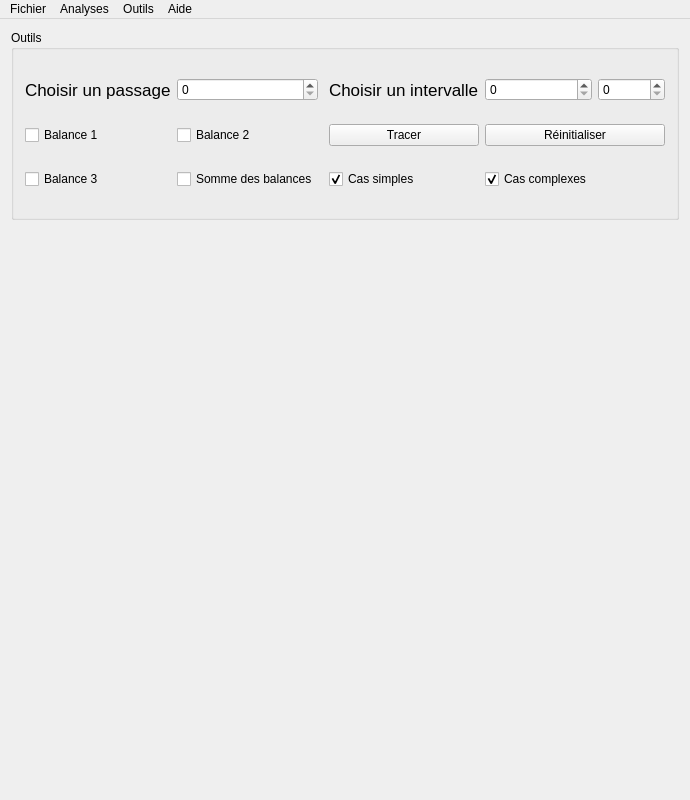
<?xml version="1.0" encoding="UTF-8"?>
<ui version="4.0">
 <class>MainWindow</class>
 <widget class="QMainWindow" name="MainWindow">
  <property name="geometry">
   <rect>
    <x>0</x>
    <y>0</y>
    <width>690</width>
    <height>800</height>
   </rect>
  </property>
  <property name="windowTitle">
   <string>Interface Homme Manchots</string>
  </property>
  <widget class="QWidget" name="centralWidget">
   <layout class="QGridLayout" name="gridLayout">
    <item row="1" column="0" rowspan="3" colspan="2">
     <layout class="QVBoxLayout" name="plotLayout"/>
    </item>
    <item row="0" column="0" colspan="2">
     <widget class="QGroupBox" name="groupBox">
      <property name="title">
       <string>Outils</string>
      </property>
      <layout class="QGridLayout" name="gridLayout_2">
       <item row="5" column="3">
        <widget class="QCheckBox" name="simpleCase">
         <property name="text">
          <string>Cas simples</string>
         </property>
         <property name="checked">
          <bool>true</bool>
         </property>
        </widget>
       </item>
       <item row="5" column="5">
        <widget class="QCheckBox" name="complexCase">
         <property name="text">
          <string>Cas complexes</string>
         </property>
         <property name="checked">
          <bool>true</bool>
         </property>
        </widget>
       </item>
       <item row="1" column="2">
        <spacer name="horizontalSpacer">
         <property name="orientation">
          <enum>Qt::Horizontal</enum>
         </property>
         <property name="sizeHint" stdset="0">
          <size>
           <width>40</width>
           <height>20</height>
          </size>
         </property>
        </spacer>
       </item>
       <item row="1" column="0">
        <widget class="QLabel" name="choosePassageLabel">
         <property name="font">
          <font>
           <pointsize>13</pointsize>
          </font>
         </property>
         <property name="text">
          <string>Choisir un passage</string>
         </property>
        </widget>
       </item>
       <item row="1" column="1">
        <widget class="QSpinBox" name="passageSpinBox"/>
       </item>
       <item row="3" column="5" colspan="2">
        <widget class="QPushButton" name="resetButton">
         <property name="text">
          <string>Réinitialiser</string>
         </property>
        </widget>
       </item>
       <item row="1" column="5">
        <widget class="QSpinBox" name="intervalMinSpinBox">
         <property name="maximum">
          <number>360000</number>
         </property>
        </widget>
       </item>
       <item row="1" column="3">
        <widget class="QLabel" name="chooseIntervalLabel">
         <property name="font">
          <font>
           <pointsize>13</pointsize>
          </font>
         </property>
         <property name="text">
          <string>Choisir un intervalle</string>
         </property>
        </widget>
       </item>
       <item row="1" column="6">
        <widget class="QSpinBox" name="intervalMaxSpinBox">
         <property name="maximum">
          <number>360000</number>
         </property>
        </widget>
       </item>
       <item row="3" column="1">
        <widget class="QCheckBox" name="balance2">
         <property name="text">
          <string>Balance 2</string>
         </property>
        </widget>
       </item>
       <item row="3" column="3">
        <widget class="QPushButton" name="drawButton">
         <property name="text">
          <string>Tracer</string>
         </property>
        </widget>
       </item>
       <item row="3" column="0">
        <widget class="QCheckBox" name="balance1">
         <property name="text">
          <string>Balance 1</string>
         </property>
        </widget>
       </item>
       <item row="5" column="0">
        <widget class="QCheckBox" name="balance3">
         <property name="text">
          <string>Balance 3</string>
         </property>
        </widget>
       </item>
       <item row="5" column="1">
        <widget class="QCheckBox" name="sommeBalance">
         <property name="text">
          <string>Somme des balances</string>
         </property>
        </widget>
       </item>
       <item row="5" column="6">
        <widget class="QLabel" name="algoResultLabel">
         <property name="styleSheet">
          <string notr="true">QLabel {text-align: center;}</string>
         </property>
         <property name="text">
          <string/>
         </property>
        </widget>
       </item>
      </layout>
     </widget>
    </item>
   </layout>
  </widget>
  <widget class="QMenuBar" name="menuBar">
   <property name="geometry">
    <rect>
     <x>0</x>
     <y>0</y>
     <width>690</width>
     <height>21</height>
    </rect>
   </property>
   <widget class="QMenu" name="menuFichier">
    <property name="title">
     <string>Fichier</string>
    </property>
    <addaction name="actionOuvrir"/>
    <addaction name="actionOuvrir_manchot"/>
    <addaction name="separator"/>
    <addaction name="actionEnregistrer"/>
    <addaction name="actionQuitter"/>
   </widget>
   <widget class="QMenu" name="menuAide">
    <property name="title">
     <string>Aide</string>
    </property>
    <addaction name="actionA_propos"/>
   </widget>
   <widget class="QMenu" name="menuHistogrammes">
    <property name="title">
     <string>Analyses</string>
    </property>
    <addaction name="actionAfficher"/>
    <addaction name="actionAlgorithme_de_plats"/>
    <addaction name="actionLisser_la_courbe"/>
    <addaction name="separator"/>
    <addaction name="actionR_sultat"/>
   </widget>
   <widget class="QMenu" name="menuOptions">
    <property name="title">
     <string>Outils</string>
    </property>
    <addaction name="separator"/>
    <addaction name="actionOptions"/>
   </widget>
   <addaction name="menuFichier"/>
   <addaction name="menuHistogrammes"/>
   <addaction name="menuOptions"/>
   <addaction name="menuAide"/>
  </widget>
  <action name="actionOuvrir">
   <property name="text">
    <string>Ouvrir date ...</string>
   </property>
  </action>
  <action name="actionTracer">
   <property name="text">
    <string>Tracer</string>
   </property>
  </action>
  <action name="actionQuitter">
   <property name="text">
    <string>Quitter</string>
   </property>
  </action>
  <action name="actionA_propos">
   <property name="text">
    <string>A propos</string>
   </property>
  </action>
  <action name="actionFermer_le_fichier">
   <property name="text">
    <string>Fermer le fichier</string>
   </property>
  </action>
  <action name="actionAfficher">
   <property name="text">
    <string>Histogrammes</string>
   </property>
  </action>
  <action name="actionAlgorithme_de_plats">
   <property name="text">
    <string>Algorithme de plats</string>
   </property>
  </action>
  <action name="actionEnregistrer">
   <property name="text">
    <string>Enregistrer ...</string>
   </property>
  </action>
  <action name="actionLisser_la_courbe">
   <property name="text">
    <string>Lisser la courbe</string>
   </property>
  </action>
  <action name="actionAffichier">
   <property name="text">
    <string>Afficher</string>
   </property>
  </action>
  <action name="actionOuvrir_manchot">
   <property name="text">
    <string>Ouvrir manchot ...</string>
   </property>
  </action>
  <action name="actionR_sultat">
   <property name="text">
    <string>Résultat</string>
   </property>
  </action>
  <action name="actionOptions">
   <property name="text">
    <string>Options...</string>
   </property>
  </action>
 </widget>
 <layoutdefault spacing="6" margin="11"/>
 <resources/>
 <connections/>
</ui>
